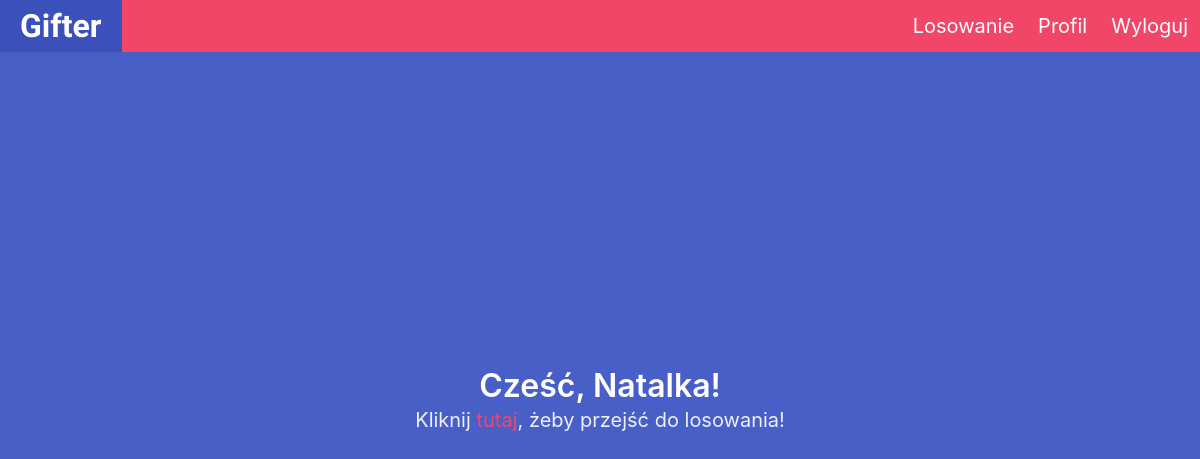
The app's page /profile (signed in), older data.
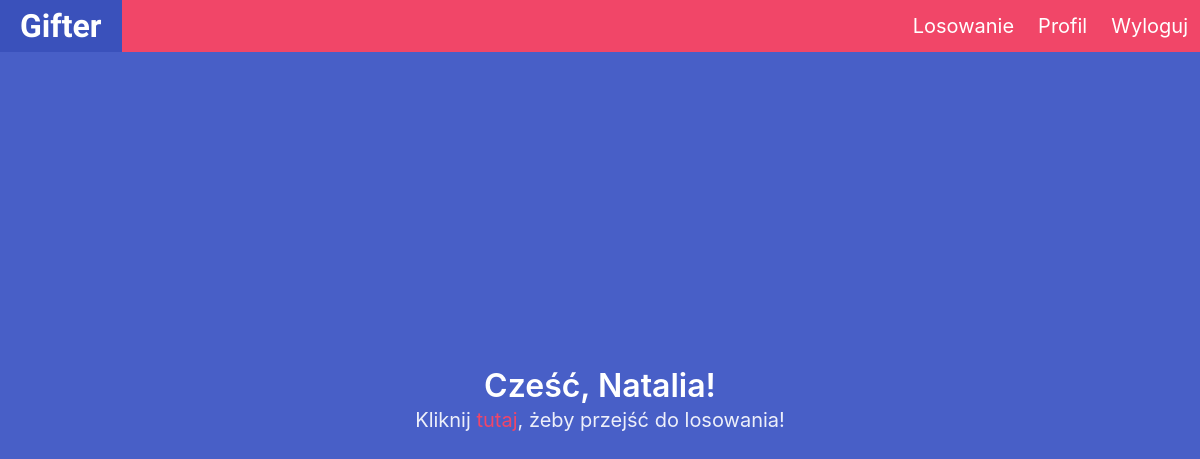
The same page, newer data.
### project/models.py (models this page shows)
class User(UserMixin, db.Model):
    id = db.Column(db.Integer, primary_key=True) # primary keys are required by SQLAlchemy
    name = db.Column(db.String(100), unique=True)
    password = db.Column(db.String(100))
    last_logged_in= db.Column(db.DateTime, default=datetime.utcnow())
    gifts = db.Column(db.String(100))

### project/main.py (the view)
@main.route('/profile')
@login_required
def profile():
    return render_template('profile.html', name=current_user.name)

### project/__init__.py (called while the page is built)
def create_app():
    app = Flask(__name__)
    app.config['SECRET_KEY'] = 'secret-key-goes-here'
    app.config['SQLALCHEMY_DATABASE_URI'] = 'sqlite:///db.sqlite'
    db.init_app(app)
    login_manager = LoginManager()
    login_manager.login_view = 'auth.login'
    login_manager.init_app(app)
    from .models import User
    @login_manager.user_loader
    def load_user(user_id):
        return User.query.get(int(user_id))
    from .auth import auth as auth_blueprint
    app.register_blueprint(auth_blueprint)
    from .main import main as main_blueprint
    app.register_blueprint(main_blueprint)
    app.debug = False
    return app

### project/templates/profile.html
{% extends "base.html" %}
{% block content %}
<h1 class="title">
    Cześć, {{ name }}!
</h1>
<h2 class="subtitle">
    Kliknij <a class="has-text-danger" href="{{ url_for('main.index') }}">tutaj</a>, żeby przejść do losowania!
</h2>
{% endblock %}

### project/templates/base.html (shortened to what this page needs)
<!DOCTYPE html>
<html style="overflow-y: hidden">
<head>
    <link rel="stylesheet" href="https://cdnjs.cloudflare.com/ajax/libs/bulma/0.9.0/css/bulma.min.css" />
</head>
<body>
    <section class="hero is-link is-fullheight">
        <div class="hero-head">
            <nav class="navbar is-fixed-top has-background-danger is-size-5">
                <div class="navbar-brand">
                    <a class="navbar-item is-size-3 has-text-weight-bold" style="font-family: 'Langar', cursive; padding:0px 20px; margin:0px;"href="https://www.tomorrowtides.com/mylink1.html">
                        Gifter
                    </a>
                </div>
                <div id="myNavbar" class="navbar-menu">
                    <div class="navbar-end">
                        <a href="{{ url_for('main.index') }}" class="navbar-item">
                            Losowanie
                        </a>
                        <a href="{{ url_for('main.profile') }}" class="navbar-item">
                            Profil
                        </a>
                         {% if current_user.is_authenticated %}
                        <a href="{{ url_for('auth.logout') }}" class="navbar-item">
                            Wyloguj
                        </a>
                        {% endif %}
                    </div>
                </div>
            </nav>
        </div>
        <div class="hero-body">
            <div class="container has-text-centered">
                {% block content %} {% endblock %}
            </div>
        </div>
    </section>
</body>
</html>

Row changes from the older to the newer data that the page shows:
changed User: name "Natalka" → "Natalia"
